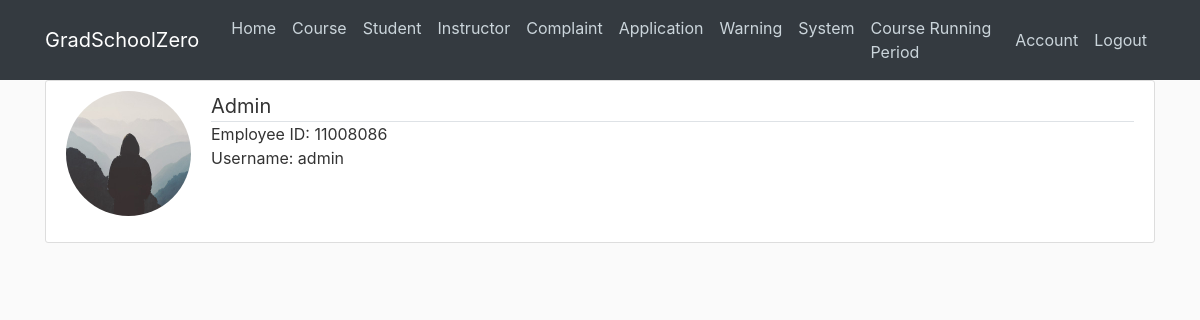
/account/ (signed in), run on an earlier commit of the app's database.
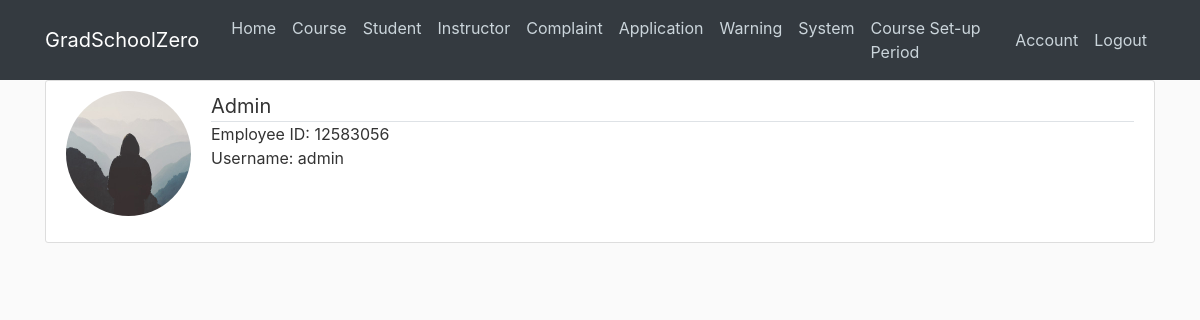
And on a later commit of the database.
### cunyzero/models.py (models this page shows, shortened)
class Period(db.Model):#set-up, registration, running, or grading period
    id = db.Column(db.Integer, primary_key=True)
    period = db.Column(db.Integer, nullable = False, default=0)#periods passed
    def getPeriodName(self):# returns set-up, registration, running, or grading period
        remainder = self.period % 4
        if remainder==0:
            return "Course Set-up Period"
        if remainder==1:
            return "Course Registration Period"
        if remainder==2:
            return "Course Running Period"
        if remainder==3:
            return "Grading Period"

class User(db.Model, UserMixin):
    id = db.Column(db.Integer, primary_key=True)
    username = db.Column(db.String(20), unique=True, nullable=False)
    image_file = db.Column(db.String(20), nullable=False, default='default.jpg')
    password = db.Column(db.String(60), nullable=False)
    role = db.Column(db.String(30), nullable=False, default='Visitor')
    ownerId = db.Column(db.Integer, db.ForeignKey('visitor.ownerId'), db.ForeignKey('admin.ownerId'), db.ForeignKey('student.ownerId'), db.ForeignKey('instructor.ownerId'))
    def getPeriodName(self):
        return Period.query.all()[0].getPeriodName()

### cunyzero/routes.py (the view)
@app.route('/account/', methods=['GET', 'POST'])
@login_required
def account():
    form = UpdateAccountForm()
    if current_user.role == 'Student':
        owner = current_user.studentOwner
    elif current_user.role == 'Instructor':
        owner = current_user.instructorOwner
    else:
        owner = current_user.adminOwner
    if form.validate_on_submit():
        if form.picture.data:
            picture_file = save_picture(form.picture.data)
            current_user.image_file = picture_file
        if form.password.data:
            hashed_password = bcrypt.generate_password_hash(form.password.data).decode('utf-8')
            current_user.password = hashed_password
        current_user.username = form.username.data
        owner.firstname = form.firstname.data
        owner.lastname = form.lastname.data
        db.session.commit()
        flash('Your account has been updated!', 'success')
        return redirect(url_for('account'))
    elif request.method == 'GET':
        form.username.data = current_user.username
    image_file = url_for('static', filename= "profile_pics/" + current_user.image_file)
    return render_template("account.html", title="Account",
                           image_file=image_file, form=form, owner=owner)

### cunyzero/models.py (called while the page is built)
@login_manager.user_loader
def load_user(user_id):
    return User.query.get(int(user_id))

### cunyzero/templates/account.html (shortened to what this page needs)
{% extends "layout.html"%}
{% block content %}
    <div class="content-section">
        <div class="media">
        <img class="rounded-circle account-img" src="{{ image_file }}">
            <div class="media-body">
                <div class="lead border-bottom">
                    {% if current_user.role != 'Admin' %}
                        <strong>{{ owner.firstname }}, {{ owner.lastname }}</strong>
                        <small>/{{ current_user.role }}</small>
                    {% else %}
                        <strong>Admin</strong>
                    {% endif %}
                </div>
                <div class="media-content">
                    <div>Employee ID: {{ current_user.ownerId }}</div>
                    <div>Username: {{ current_user.username }}</div>
                </div>
            </div>
        </div>
    </div>
{% endblock content %}

### cunyzero/templates/layout.html (shortened to what this page needs)
<!DOCTYPE html>
<html lang="en">
<head>
    <link rel="stylesheet" href="https://maxcdn.bootstrapcdn.com/bootstrap/4.0.0/css/bootstrap.min.css">
    <link rel="stylesheet" type="text/css" href="{{ url_for('static', filename='main.css') }}">
    <link rel="stylesheet" type="text/css" href="{{ url_for('static', filename='uicons-regular-rounded.css') }}">
</head>
<body id="bootstrap-overrides">
    <header class="site-header">
        <nav class="navbar navbar-expand-md navbar-dark bg-dark fixed-top">
            <div class="container">
                <a class="navbar-brand mr-4" href="/">GradSchoolZero</a>
                <div class="collapse navbar-collapse" id="navbarToggle">
                    <div class="navbar-nav mr-auto">
                        <a class="nav-item nav-link" href="{{ url_for('home') }}">Home</a>
                        {% if current_user.is_authenticated %}
                            {% if current_user.role == 'Visitor' %}
                                <a class="nav-item nav-link" href="#">Course</a>
                                <a class="nav-item nav-link" href="#">Instructor</a>
                            {% elif current_user.role == 'Admin' %}
                                <a class="nav-item nav-link" href="{{ url_for('course_manage') }}">Course</a>
                                <a class="nav-item nav-link" href="{{ url_for('student_manage') }}">Student</a>
                                <a class="nav-item nav-link" href="{{ url_for('instructor_manage') }}">Instructor</a>
                                <a class="nav-item nav-link" href="{{ url_for('complaint_manage') }}">Complaint</a>
                                <a class="nav-item nav-link" href="{{ url_for('application_manage') }}">Application</a>
                                <a class="nav-item nav-link" href="{{ url_for('review_warning_page') }}">Warning</a>
                                <a class="nav-item nav-link" href="{{ url_for('change_period') }}">System</a>
                            {% endif %}
                                <a class="nav-item nav-link">{{current_user.getPeriodName()}}</a>
                        {% endif %}
                    </div>
                    <div class="navbar-nav">
                        {% if current_user.is_authenticated %}
                            {% if current_user.role == 'Visitor' %}
                                <a class="nav-item nav-link" href="{{ url_for('enrollment_application') }}">Enrollment</a>
                                <a class="nav-item nav-link" href="{{ url_for('logout') }}">Logout</a>
                            {% else %}
                                <a class="nav-item nav-link" href="{{ url_for('account') }}">Account</a>
                                <a class="nav-item nav-link" href="{{ url_for('logout') }}">Logout</a>
                            {% endif %}
                        {% else %}
                            <a class="nav-item nav-link" href="{{ url_for('login') }}">Login</a>
                            <a class="nav-item nav-link" href="{{ url_for('register') }}">Register</a>
                        {% endif %}
                    </div>
                </div>
            </div>
        </nav>
    </header>
    <main role="main" class="container">
        <div class="row">
            <div class="col-md-12">
                {% block content %}{% endblock %}
            </div>
        </div>
    </main>
</body>
</html>

What changed in the data, as far as the page shows it:
changed Period: getPeriodName "Course Running Period" → "Course Set-up Period"
changed User "admin": ownerId "11008086" → "12583056"
